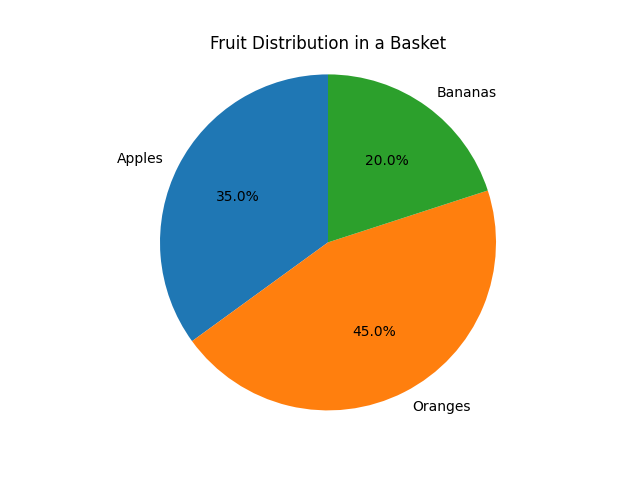

Generate this figure with Python:
import matplotlib.pyplot as plt

# Data for the pie chart
fruits = ['Apples', 'Oranges', 'Bananas']
proportions = [35, 45, 20]

# Create the pie chart
plt.pie(proportions, labels=fruits, autopct='%1.1f%%', startangle=90)

# Add a title to the chart
plt.title('Fruit Distribution in a Basket')

# Ensure the circle's proportion
plt.axis('equal')
plt.savefig('/app/agents/text2chart/v1/save/matplotbench_easy/5/v2.png'); plt.close()